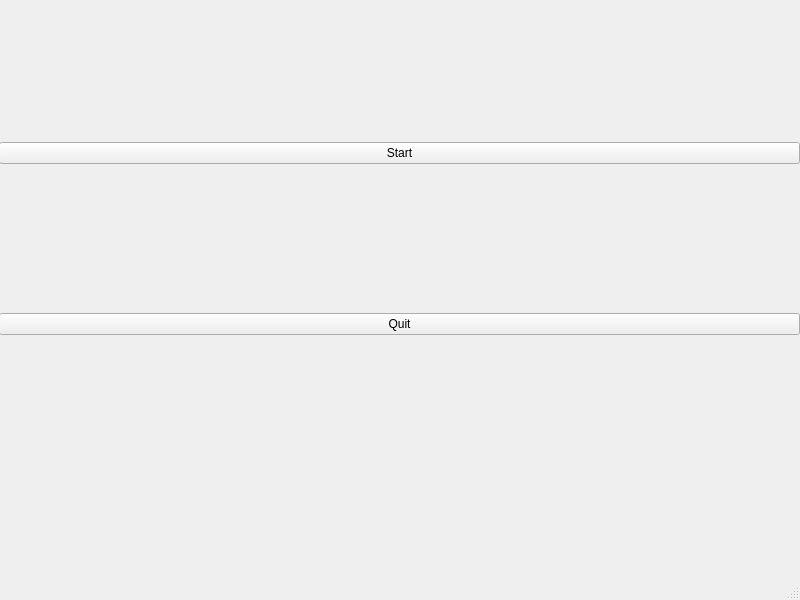
<?xml version="1.0" encoding="UTF-8"?>
<ui version="4.0">
 <class>MainWindow</class>
 <widget class="QMainWindow" name="MainWindow">
  <property name="geometry">
   <rect>
    <x>0</x>
    <y>0</y>
    <width>800</width>
    <height>600</height>
   </rect>
  </property>
  <property name="windowTitle">
   <string>MainWindow</string>
  </property>
  <widget class="QWidget" name="centralwidget">
   <widget class="QWidget" name="gridLayoutWidget">
    <property name="geometry">
     <rect>
      <x>-1</x>
      <y>-1</y>
      <width>801</width>
      <height>481</height>
     </rect>
    </property>
    <layout class="QGridLayout" name="gridLayout">
     <item row="1" column="0">
      <widget class="QPushButton" name="pushButton_2">
       <property name="text">
        <string>Quit</string>
       </property>
      </widget>
     </item>
     <item row="0" column="0">
      <widget class="QPushButton" name="pushButton">
       <property name="text">
        <string>Start</string>
       </property>
      </widget>
     </item>
    </layout>
   </widget>
  </widget>
  <widget class="QStatusBar" name="statusbar"/>
 </widget>
 <resources/>
 <connections/>
</ui>
